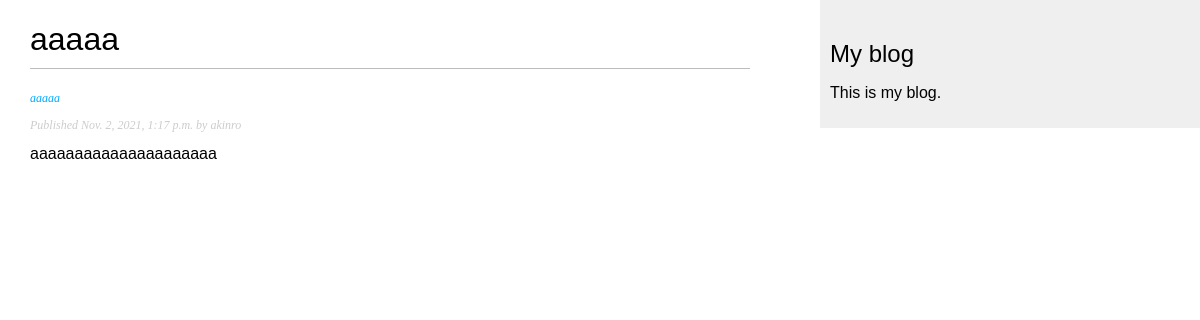
Screenshot of /blog/2021/11/2/aaaaa/ with the database file from the repository.
### blog/models.py (models this page shows, shortened)
class Post(models.Model):
    STATUS_CHOICES = (
        ('draft', 'Draft'),
        ('published','Published'),
    )
    title = models.CharField(max_length=250)
    slug = models.SlugField(max_length=250,unique_for_date='publish')
    author = models.ForeignKey(User,on_delete=models.CASCADE,related_name='blog_posts')
    body = models.TextField()
    publish = models.DateTimeField(default=timezone.now)
    created = models.DateTimeField(auto_now_add=True)
    updated = models.DateTimeField(auto_now=True)
    status = models.CharField(max_length=10,choices=STATUS_CHOICES,default='draft')
    objects = models.Manager()
    published = PublishedManager()
    def get_absolute_url(self):
        return reverse('blog:post_detail', args=[self.publish.year,self.publish.month,self.publish.day,self.slug])
    class Meta:
        ordering = ('-publish',)

### blog/views.py (the view)
# urls.py: path('<int:year>/<int:month>/<int:day>/<slug:post>/',views.post_detail,name='post_detail'),
def post_detail(request, year, month, day, post):
    post = get_object_or_404(Post, slug=post,status='published',publish__year=year,publish__month = month,publish__day = day)
    return  render(request,'blog/post/detail.html',{'post':post})

### blog/templates/blog/post/detail.html (shortened to what this page needs)
{% extends "blog/base.html" %}
{% block content %}
    <h1> {{post.title}} </h1>
    <p class="date"
        <h2>
            <a href="{{ post.get_absolute_url }}">
                {{post.title}}
            </a>
        <p class ="date">
            Published {{post.publish}} by {{post.author}}
        </p>
        {{post.body}}
{% endblock %}

### blog/static/css/blog.css (style rules this page uses)
body { margin:0; padding:0; font-family:helvetica, sans-serif; }
a { color:#00abff; text-decoration:none; }
h1 { font-weight:normal; border-bottom:1px solid #bbb; padding:0 0 10px 0; }
p.date { color:#ccc; font-family: georgia, serif; font-size: 12px; font-style: italic; }

### rows the page displays
Post: title "aaaaa", publish "Nov. 2, 2021, 1:17 p.m.", author "akinro", body "aaaaaaaaaaaaaaaaaaaaa"
